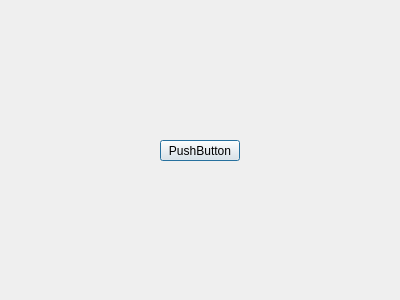
<?xml version="1.0" encoding="UTF-8"?>
<ui version="4.0">
 <class>Dialog</class>
 <widget class="QDialog" name="Dialog">
  <property name="geometry">
   <rect>
    <x>0</x>
    <y>0</y>
    <width>400</width>
    <height>300</height>
   </rect>
  </property>
  <property name="windowTitle">
   <string>Dialog</string>
  </property>
  <widget class="QPushButton" name="pushButton">
   <property name="geometry">
    <rect>
     <x>160</x>
     <y>140</y>
     <width>80</width>
     <height>21</height>
    </rect>
   </property>
   <property name="text">
    <string>PushButton</string>
   </property>
  </widget>
 </widget>
 <resources/>
 <connections/>
</ui>
